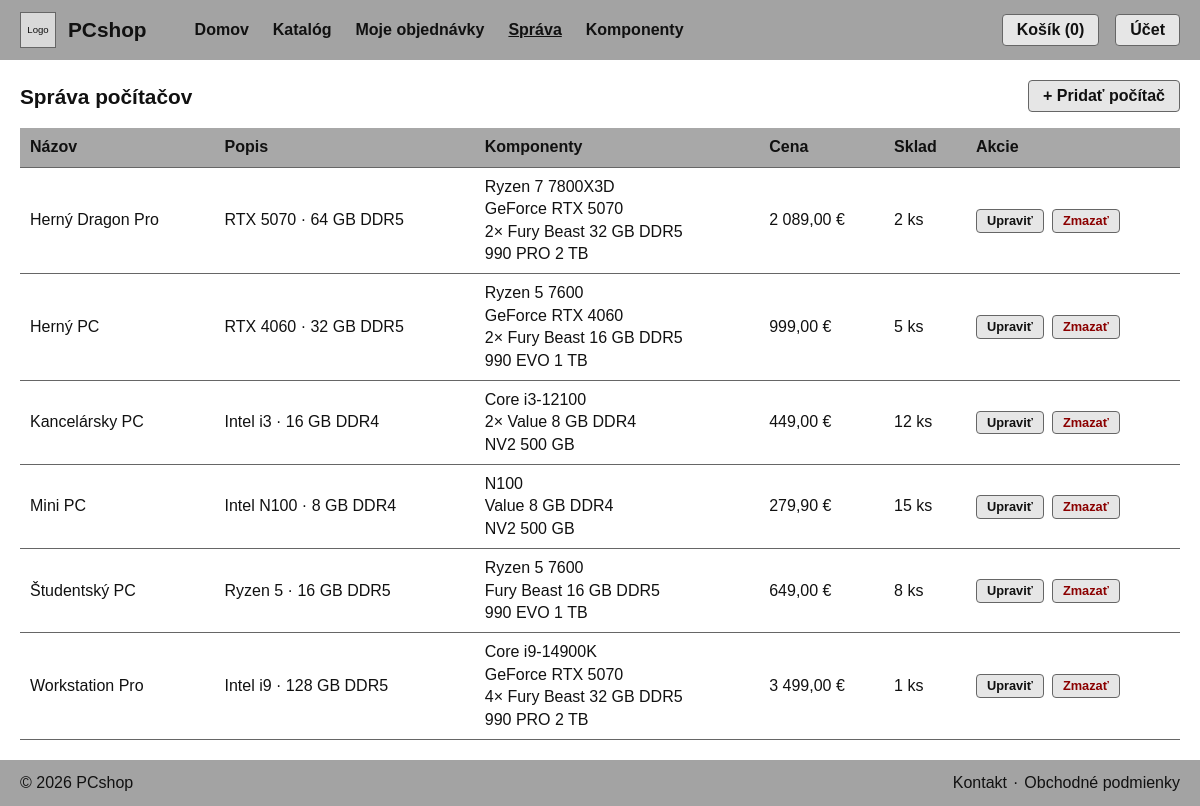
The page /?c=pocitac on the database its author committed.
### tables this page shows
CREATE TABLE `pocitace` (
    `id` INT(11) NOT NULL AUTO_INCREMENT,
    `nazov` VARCHAR(100) NOT NULL,
    `popis` VARCHAR(255) DEFAULT NULL,
    `cena` DECIMAL(10,2) NOT NULL,
    `sklad`INT(11) NOT NULL DEFAULT 0,
    `obrazok` VARCHAR(300) DEFAULT NULL,
    PRIMARY KEY (`id`)
);

CREATE TABLE `zostava_pocitaca` (
    `id`          INT(11) NOT NULL AUTO_INCREMENT,
    `pocitacId`   INT(11) NOT NULL,
    `komponentId` INT(11) NOT NULL,
    `mnozstvo`    INT(11) NOT NULL DEFAULT 1,
    PRIMARY KEY (`id`),
    UNIQUE KEY `uq_pocitac_komponent` (`pocitacId`, `komponentId`),
    CONSTRAINT `fk_zostava_pocitac` FOREIGN KEY (`pocitacId`) REFERENCES `pocitace` (`id`) ON DELETE CASCADE,
    CONSTRAINT `fk_zostava_komponent` FOREIGN KEY (`komponentId`) REFERENCES `komponenty` (`id`) ON DELETE CASCADE
);

CREATE TABLE `komponenty` (
    `id`      INT(11)      NOT NULL AUTO_INCREMENT,
    `nazov`   VARCHAR(100) NOT NULL,
    `vyrobca` VARCHAR(100) NOT NULL,
    `popis`   VARCHAR(255) DEFAULT NULL,
    PRIMARY KEY (`id`)
);

### App/Views/Pocitac/index.view.php (the view, shortened to what the rows shown need)
<section class="sprava">
    <div class="sprava-hlavicka">
        <h1>Správa počítačov</h1>
    </div>
    <?php if (count($pocitace) === 0) { ?>
        <p>Zatiaľ tu nie je žiadny počítač.</p>
    <?php } else { ?>
        <div class="tabulka-obal">
            <table class="tabulka">
                <thead>
                <tr>
                    <th>Názov</th>
                    <th class="stlpec-popis">Popis</th>
                    <th class="stlpec-komponenty">Komponenty</th>
                    <th>Cena</th>
                    <th>Sklad</th>
                    <th>Akcie</th>
                </tr>
                </thead>
                <tbody>
                <?php foreach ($pocitace as $pocitac) { ?>
                    <tr>
                        <td><?= e($pocitac->getNazov()) ?></td>
                        <td class="stlpec-popis"><?= e($pocitac->getPopis()) ?></td>
                        <td class="stlpec-komponenty">
                            <?php foreach ($pocitac->getZostavy() as $zostava) { ?>
                                <div><?= $zostava->getMnozstvo() > 1 ? $zostava->getMnozstvo() . '× ' : '' ?><?= e($zostava->getKomponent()->getNazov()) ?></div>
                            <?php } ?>
                        </td>
                        <td class="bez-zalomenia"><?= number_format($pocitac->getCena(), 2, ',', ' ') ?> €</td>
                        <td class="bez-zalomenia"><?= $pocitac->getSklad() ?> ks</td>
                        <td>
                            <div class="akcie">
                                <a href="<?= $link->url('pocitac.edit', ['id' => $pocitac->getId()]) ?>" class="tlacidlo tlacidlo-male">Upraviť</a>
                                <form method="post" action="<?= $link->url('pocitac.delete') ?>">
                                    <button type="submit" class="tlacidlo tlacidlo-male tlacidlo-zmazat">Zmazať</button>
                                </form>
                            </div>
                        </td>
                    </tr>
                <?php } ?>
                </tbody>
            </table>
        </div>
    <?php } ?>
</section>

### rows shown on the page
pocitace: nazov "Herný Dragon Pro", popis "RTX 5070 · 64 GB DDR5", cena "2 089,00", sklad "2"
zostava_pocitaca: komponentId.nazov "Ryzen 7 7800X3D"
zostava_pocitaca: komponentId.nazov "GeForce RTX 5070"
zostava_pocitaca: mnozstvo "2", komponentId.nazov "Fury Beast 32 GB DDR5"
zostava_pocitaca: komponentId.nazov "990 PRO 2 TB"
pocitace: nazov "Herný PC", popis "RTX 4060 · 32 GB DDR5", cena "999,00", sklad "5"
zostava_pocitaca: mnozstvo.nazov "Ryzen 5 7600"
zostava_pocitaca: komponentId.nazov "GeForce RTX 4060"
zostava_pocitaca: mnozstvo "2", komponentId.nazov "Fury Beast 16 GB DDR5"
zostava_pocitaca: komponentId.nazov "990 EVO 1 TB"
pocitace: nazov "Kancelársky PC", popis "Intel i3 · 16 GB DDR4", cena "449,00", sklad "12"
zostava_pocitaca: komponentId.nazov "Core i3-12100"
zostava_pocitaca: mnozstvo "2", komponentId.nazov "Value 8 GB DDR4"
zostava_pocitaca: komponentId.nazov "NV2 500 GB"
pocitace: nazov "Mini PC", popis "Intel N100 · 8 GB DDR4", cena "279,90", sklad "15"
zostava_pocitaca: komponentId.nazov "N100"
zostava_pocitaca: komponentId.nazov "Value 8 GB DDR4"
zostava_pocitaca: komponentId.nazov "NV2 500 GB"
pocitace: nazov "Študentský PC", popis "Ryzen 5 · 16 GB DDR5", cena "649,00", sklad "8"
zostava_pocitaca: mnozstvo.nazov "Ryzen 5 7600"
zostava_pocitaca: komponentId.nazov "Fury Beast 16 GB DDR5"
zostava_pocitaca: komponentId.nazov "990 EVO 1 TB"
pocitace: nazov "Workstation Pro", popis "Intel i9 · 128 GB DDR5", cena "3 499,00", sklad "1"
zostava_pocitaca: komponentId.nazov "Core i9-14900K"
zostava_pocitaca: komponentId.nazov "GeForce RTX 5070"
zostava_pocitaca: mnozstvo "4", komponentId.nazov "Fury Beast 32 GB DDR5"
zostava_pocitaca: komponentId.nazov "990 PRO 2 TB"
